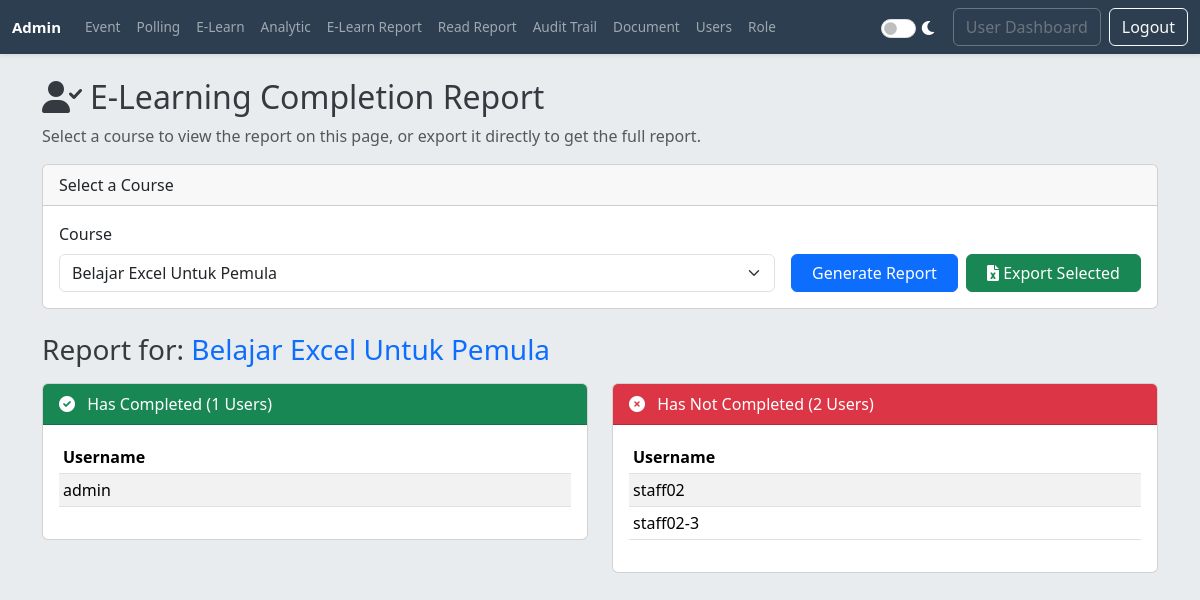
Page /admin/elearning_completion_report.php?course_id=1 (signed in) on the committed database.
### tables this page shows
CREATE TABLE IF NOT EXISTS `elearning_courses` (
  `id` int NOT NULL AUTO_INCREMENT,
  `title` varchar(255) NOT NULL,
  `description` text,
  `share_token` varchar(32) DEFAULT NULL,
  `created_by` int DEFAULT NULL,
  `created_at` timestamp NOT NULL DEFAULT CURRENT_TIMESTAMP,
  PRIMARY KEY (`id`) USING BTREE,
  UNIQUE KEY `share_token` (`share_token`) USING BTREE,
  KEY `created_by` (`created_by`) USING BTREE,
  CONSTRAINT `elc_ibfk_1` FOREIGN KEY (`created_by`) REFERENCES `users` (`id`) ON DELETE SET NULL ON UPDATE RESTRICT
);

CREATE TABLE IF NOT EXISTS `users` (
  `id` int NOT NULL AUTO_INCREMENT,
  `username` varchar(50) NOT NULL,
  `password` varchar(255) NOT NULL,
  `role_id` int DEFAULT '2',
  `profile_picture` varchar(255) DEFAULT NULL,
  `is_active` tinyint(1) NOT NULL DEFAULT '1',
  `departement_id` int DEFAULT NULL,
  `theme` varchar(10) NOT NULL DEFAULT 'light',
  PRIMARY KEY (`id`) USING BTREE,
  UNIQUE KEY `username` (`username`) USING BTREE,
  KEY `users_ibfk_2` (`role_id`) USING BTREE,
  CONSTRAINT `users_ibfk_2` FOREIGN KEY (`role_id`) REFERENCES `roles` (`id`) ON DELETE SET NULL ON UPDATE RESTRICT
);

### includes/theme_handler.php (called while the page is built, shortened)
<?php
function get_theme_class() {
    return ($_SESSION['theme'] ?? 'light') === 'dark' ? 'dark-mode' : '';
}
$theme_class = get_theme_class();
?>

### admin/elearning_completion_report.php (the view, shortened to what this page needs)
<?php
require_once '../includes/theme_handler.php';
require_once '../includes/db_connect.php';
$courses = $conn->query("SELECT id, title FROM elearning_courses ORDER BY title ASC")->fetch_all(MYSQLI_ASSOC);
$selected_course_id = isset($_GET['course_id']) ? (int) $_GET['course_id'] : 0;
$completers = [];
$non_completers = [];
$course_title = '';
if ($selected_course_id > 0) {
    $course_title = $conn->query("SELECT title FROM elearning_courses WHERE id = $selected_course_id")->fetch_assoc()['title'];
    $total_materials_result = $conn->query("SELECT COUNT(*) as total FROM elearning_materials WHERE course_id = $selected_course_id");
    $total_materials = $total_materials_result ? $total_materials_result->fetch_assoc()['total'] : 0;
    if ($total_materials > 0) {
        $all_users_result = $conn->query("SELECT id, username FROM users WHERE is_active = 1");
        $all_users = [];
        while ($user = $all_users_result->fetch_assoc()) {
            $all_users[$user['id']] = $user['username'];
        }
        $sql_completion = "SELECT ec.user_id
                           FROM elearning_completion ec
                           JOIN elearning_materials em ON ec.material_id = em.id
                           WHERE em.course_id = ?
                           GROUP BY ec.user_id
                           HAVING COUNT(DISTINCT ec.material_id) = ?";
        $stmt_completion = $conn->prepare($sql_completion);
        $stmt_completion->bind_param("ii", $selected_course_id, $total_materials);
        $stmt_completion->execute();
        $result_completion = $stmt_completion->get_result();
        $completed_user_ids = [];
        while ($row = $result_completion->fetch_assoc()) {
            $user_id = $row['user_id'];
            if (isset($all_users[$user_id])) {
                $completers[] = ['user_id' => $user_id, 'username' => $all_users[$user_id]];
                $completed_user_ids[] = $user_id;
            }
        }
        foreach ($all_users as $user_id => $username) {
            if (!in_array($user_id, $completed_user_ids)) {
                $non_completers[] = ['user_id' => $user_id, 'username' => $username];
            }
        }
    }
}
?>
<!DOCTYPE html>
<html lang="id" data-api-path="../">
<head>
    <link rel="stylesheet" href="../assets/css/bootstrap.min.css">
    <link rel="stylesheet" href="../assets/css/style.css">
    <link rel="stylesheet" href="https://cdnjs.cloudflare.com/ajax/libs/font-awesome/6.0.0-beta3/css/all.min.css">
</head>
<body class="<?= $theme_class ?>">
    <?php include 'admin_nav.php'; ?>
    <div class="container mt-4">
        <h2><i class="fas fa-user-check me-2"></i>E-Learning Completion Report</h2>
        <p class="text-muted">Select a course to view the report on this page, or export it directly to get the full
            report.</p>
        <div class="card mb-4">
            <div class="card-header">Select a Course</div>
            <div class="card-body">
                <form method="GET" class="row g-3 align-items-end">
                    <div class="col-md-8">
                        <label for="course_id" class="form-label">Course</label>
                        <select name="course_id" id="course_id" class="form-select">
                            <?php foreach ($courses as $course): ?>
                                    <option value="<?= $course['id'] ?>" <?= ($selected_course_id == $course['id']) ? 'selected' : '' ?>>
                                        <?= htmlspecialchars($course['title']) ?>
                                    </option>
                            <?php endforeach; ?>
                        </select>
                    </div>
                    <div class="col-md-4 d-flex">
                        <button type="submit" class="btn btn-primary flex-grow-1 me-2">Generate Report</button>
                        <a href="export_elearning_completion.php?item=all" id="export-btn"
                            class="btn btn-success flex-grow-1" title="Ekspor ke Excel">
                            <i class="fas fa-file-excel"></i> <span id="export-btn-text">Export All</span>
                        </a>
                    </div>
                </form>
            </div>
        </div>
        <?php if (!empty($selected_course_id)): ?>
                <h3 class="mt-4 mb-3">Report for: <span class="text-primary"><?= htmlspecialchars($course_title) ?></span></h3>
                <div class="row">
                    <div class="col-md-6">
                        <div class="card">
                            <div class="card-header bg-success text-white">
                                <i class="fas fa-check-circle me-2"></i> Has Completed (<?= count($completers) ?> Users)
                            </div>
                            <div class="card-body" style="max-height: 500px; overflow-y: auto;">
                                <table class="table table-striped table-sm">
                                    <thead>
                                        <tr>
                                            <th>Username</th>
                                        </tr>
                                    </thead>
                                    <tbody>
                                        <?php if (count($completers) > 0):
                                            foreach ($completers as $user): ?>
                                                        <tr>
                                                            <td><?= htmlspecialchars($user['username']) ?></td>
                                                        </tr>
                                                <?php endforeach; else: ?>
                                                <tr>
                                                    <td class="text-center">No one has completed this course yet.</td>
                                                </tr>
                                        <?php endif; ?>
                                    </tbody>
                                </table>
                            </div>
                        </div>
                    </div>
                    <div class="col-md-6">
                        <div class="card">
                            <div class="card-header bg-danger text-white">
                                <i class="fas fa-times-circle me-2"></i> Has Not Completed (<?= count($non_completers) ?> Users)
                            </div>
                            <div class="card-body" style="max-height: 500px; overflow-y: auto;">
                                <table class="table table-striped table-sm">
                                    <thead>
                                        <tr>
                                            <th>Username</th>
                                        </tr>
                                    </thead>
                                    <tbody>
                                        <?php if (count($non_completers) > 0):
                                            foreach ($non_completers as $user): ?>
                                                        <tr>
                                                            <td><?= htmlspecialchars($user['username']) ?></td>
                                                        </tr>
                                                <?php endforeach; else: ?>
                                                <tr>
                                                    <td class="text-center">All active users have completed this course.</td>
                                                </tr>
                                        <?php endif; ?>
                                    </tbody>
                                </table>
                            </div>
                        </div>
                    </div>
                </div>
        <?php endif; ?>
    </div>
</body>
</html>

### assets/css/style.css (style rules this page uses)
html, body { height: 100%; margin: 0; padding: 0; transition: background-color 0.3s, color 0.3s; }
body { font-family: 'Segoe UI', Arial, sans-serif; background-color: #e9ecef; color: #343a40; display: flex; flex-direction: column; }

### rows in the picture
elearning_courses: title "Belajar Excel Untuk Pemula"
users: username "admin"
users: username "staff02"
users: username "staff02-3"

### other values in the picture
count($completers) "1"
count($non_completers) "2"
form field course_id "Belajar Excel Untuk Pemula"
